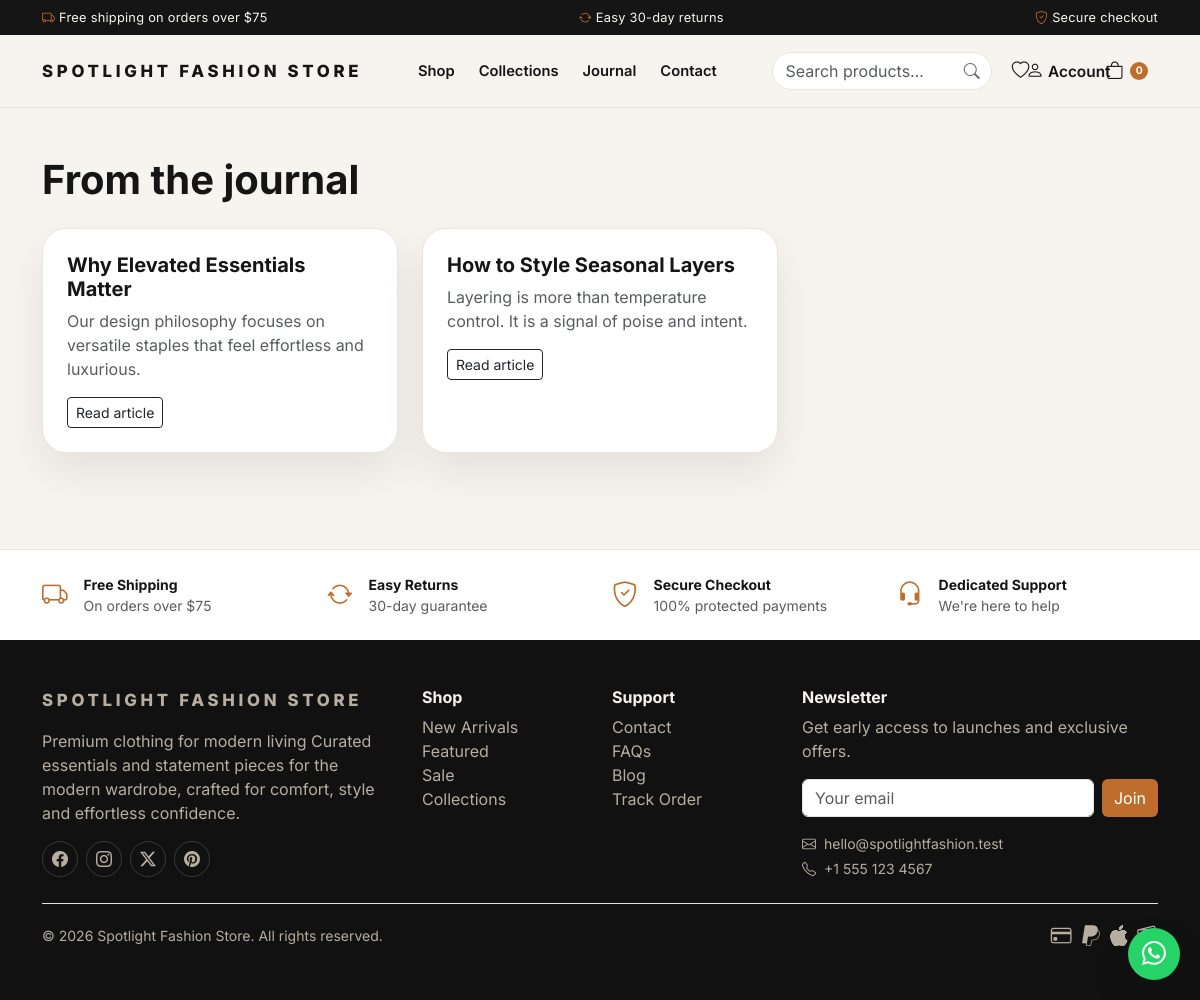
Screenshot of /blog.php with the database file from the repository.
### tables this page shows
CREATE TABLE IF NOT EXISTS settings (
    id INT UNSIGNED AUTO_INCREMENT PRIMARY KEY,
    setting_key VARCHAR(100) NOT NULL UNIQUE,
    setting_value TEXT NULL,
    created_at TIMESTAMP DEFAULT CURRENT_TIMESTAMP,
    updated_at TIMESTAMP DEFAULT CURRENT_TIMESTAMP ON UPDATE CURRENT_TIMESTAMP,
    INDEX idx_setting_key (setting_key)
);

CREATE TABLE IF NOT EXISTS blog_posts (
    id INT UNSIGNED AUTO_INCREMENT PRIMARY KEY,
    title VARCHAR(220) NOT NULL,
    slug VARCHAR(220) NOT NULL UNIQUE,
    excerpt TEXT NULL,
    content LONGTEXT NULL,
    featured_image VARCHAR(255) NULL,
    author VARCHAR(120) NULL,
    status ENUM('published','draft') NOT NULL DEFAULT 'draft',
    created_at TIMESTAMP DEFAULT CURRENT_TIMESTAMP,
    updated_at TIMESTAMP DEFAULT CURRENT_TIMESTAMP ON UPDATE CURRENT_TIMESTAMP,
    INDEX idx_blog_posts_slug (slug)
);

### Includes/functions.php (called while the page is built, shortened)
<?php
function db(): PDO {
    static $pdo = null;
    if ($pdo instanceof PDO) {
        return $pdo;
    }
    $dsn = 'mysql:host=' . DB_HOST . ';port=' . DB_PORT . ';dbname=' . DB_NAME . ';charset=utf8mb4';
    try {
        $pdo = new PDO($dsn, DB_USER, DB_PASS, [
            PDO::ATTR_ERRMODE => PDO::ERRMODE_EXCEPTION,
            PDO::ATTR_DEFAULT_FETCH_MODE => PDO::FETCH_ASSOC,
            PDO::ATTR_EMULATE_PREPARES => false,
        ]);
        return $pdo;
    } catch (PDOException $exception) {
        throw new RuntimeException('Database connection failed: ' . $exception->getMessage());
    }
}
function e(string $value): string {
    return htmlspecialchars($value, ENT_QUOTES, 'UTF-8');
}
function sanitize(string $value): string {
    return trim(strip_tags($value));
}
function get_setting(string $key, string $default = ''): string {
    try {
        $stmt = db()->prepare('SELECT setting_value FROM settings WHERE setting_key = ? LIMIT 1');
        $stmt->execute([$key]);
        $row = $stmt->fetch();
        return $row['setting_value'] ?? $default;
    } catch (Throwable $exception) {
        return $default;
    }
}
function get_cart_count(): int {
    return isset($_SESSION['cart']) ? count($_SESSION['cart']) : 0;
}
function get_blog_posts(int $limit = 3): array {
    try {
        $stmt = db()->prepare('SELECT id, title, slug, excerpt, featured_image, created_at FROM blog_posts WHERE status = "published" ORDER BY created_at DESC LIMIT ?');
        $stmt->bindValue(1, $limit, PDO::PARAM_INT);
        $stmt->execute();
        return $stmt->fetchAll();
    } catch (Throwable $exception) {
        return [];
    }
}

### blog.php (the view)
<?php
require_once __DIR__ . '/Includes/header.php';
$slug = sanitize($_GET['slug'] ?? '');
if ($slug !== '') {
    $stmt = db()->prepare('SELECT id, title, slug, content, excerpt, featured_image, author, created_at FROM blog_posts WHERE slug = ? AND status = "published" LIMIT 1');
    $stmt->execute([$slug]);
    $post = $stmt->fetch();
} else {
    $post = null;
}
$posts = get_blog_posts(6);
?>
<section class="container py-5">
    <?php if ($post): ?>
        <h1 class="fw-bold mb-3"><?php echo e($post['title']); ?></h1>
        <p class="text-muted">By <?php echo e($post['author'] ?? 'Spotlight Team'); ?> • <?php echo e($post['created_at']); ?></p>
        <div class="section-card p-4 mt-4">
            <p><?php echo e($post['content']); ?></p>
        </div>
    <?php else: ?>
        <h1 class="fw-bold mb-4">From the journal</h1>
        <div class="row g-4">
            <?php foreach ($posts as $postItem): ?>
                <div class="col-lg-4">
                    <article class="section-card p-4 h-100">
                        <h5 class="fw-bold"><?php echo e($postItem['title']); ?></h5>
                        <p class="text-muted"><?php echo e($postItem['excerpt']); ?></p>
                        <a class="btn btn-outline-dark btn-sm" href="blog.php?slug=<?php echo e($postItem['slug']); ?>">Read article</a>
                    </article>
                </div>
            <?php endforeach; ?>
        </div>
    <?php endif; ?>
</section>
<?php require_once __DIR__ . '/Includes/footer.php'; ?>

### Includes/header.php (shortened to what this page needs)
<?php
require_once __DIR__ . '/functions.php';
$cartCount = get_cart_count();
$siteName = get_setting('site_name', SITE_NAME);
$siteTagline = get_setting('site_tagline', 'Premium fashion for modern living.');
$currentPage = basename($_SERVER['SCRIPT_NAME']);
$navLinks = [
    'shop.php' => 'Shop',
    'index.php#collections' => 'Collections',
    'index.php#blog' => 'Journal',
    'index.php#contact' => 'Contact',
];
?><!DOCTYPE html>
<html lang="en">
<head>
    <link rel="stylesheet" href="https://cdn.jsdelivr.net/npm/bootstrap@5.3.3/dist/css/bootstrap.min.css">
    <link rel="stylesheet" href="https://cdn.jsdelivr.net/npm/bootstrap-icons@1.11.3/font/bootstrap-icons.css">
    <link rel="stylesheet" href="<?php echo ASSET_URL; ?>css/style.css">
</head>
<body>
<div class="announce-bar">
    <div class="container d-flex justify-content-center justify-content-md-between align-items-center flex-wrap gap-1 py-2">
        <span class="d-none d-md-inline"><i class="bi bi-truck me-1"></i>Free shipping on orders over $75</span>
        <span><i class="bi bi-arrow-repeat me-1"></i>Easy 30-day returns</span>
        <span class="d-none d-md-inline"><i class="bi bi-shield-check me-1"></i>Secure checkout</span>
    </div>
</div>
<header class="topbar">
    <div class="container py-3 d-flex justify-content-between align-items-center gap-3">
        <a class="brand" href="<?php echo BASE_URL; ?>">
            <?php echo e($siteName); ?>
        </a>
        <nav class="d-none d-lg-flex gap-4 align-items-center main-nav">
            <?php foreach ($navLinks as $href => $label): ?>
                <a href="<?php echo BASE_URL . $href; ?>" class="<?php echo (strpos($href, '#') === false && $currentPage === $href) ? 'active' : ''; ?>"><?php echo e($label); ?></a>
            <?php endforeach; ?>
        </nav>
        <div class="d-flex align-items-center gap-1 gap-md-2">
            <form class="search-form d-none d-md-flex" action="<?php echo BASE_URL; ?>shop.php" method="get" role="search">
                <input class="form-control" type="search" name="q" placeholder="Search products…" aria-label="Search products">
                <button type="submit" aria-label="Search"><i class="bi bi-search"></i></button>
            </form>
            <a class="icon-btn d-none d-sm-inline-flex" href="<?php echo BASE_URL; ?>User/wishlist.php" aria-label="Wishlist" title="Wishlist"><i class="bi bi-heart"></i></a>
            <a class="icon-btn" href="<?php echo isset($_SESSION['user_id']) ? BASE_URL . 'User/profile.php' : BASE_URL . 'login.php'; ?>" aria-label="Account" title="Account">
                <i class="bi bi-person"></i>
                <span class="d-none d-lg-inline ms-1 small fw-semibold"><?php echo isset($_SESSION['user_name']) ? e(explode(' ', $_SESSION['user_name'])[0]) : 'Account'; ?></span>
            </a>
            <a class="icon-btn cart-btn" href="<?php echo BASE_URL; ?>cart.php" aria-label="Cart">
                <i class="bi bi-bag"></i>
                <span class="cart-count" data-cart-count><?php echo (int) $cartCount; ?></span>
            </a>
        </div>
    </div>
</header>
<main class="pb-5">

### Includes/footer.php (shortened to what this page needs)
</main>
<section class="usp-bar py-4">
    <div class="container">
        <div class="row g-4 text-center text-md-start">
            <div class="col-6 col-md-3 d-flex align-items-center gap-3 justify-content-center justify-content-md-start">
                <i class="bi bi-truck"></i>
                <div>
                    <div class="fw-bold small">Free Shipping</div>
                    <div class="text-muted small">On orders over $75</div>
                </div>
            </div>
            <div class="col-6 col-md-3 d-flex align-items-center gap-3 justify-content-center justify-content-md-start">
                <i class="bi bi-arrow-repeat"></i>
                <div>
                    <div class="fw-bold small">Easy Returns</div>
                    <div class="text-muted small">30-day guarantee</div>
                </div>
            </div>
            <div class="col-6 col-md-3 d-flex align-items-center gap-3 justify-content-center justify-content-md-start">
                <i class="bi bi-shield-check"></i>
                <div>
                    <div class="fw-bold small">Secure Checkout</div>
                    <div class="text-muted small">100% protected payments</div>
                </div>
            </div>
            <div class="col-6 col-md-3 d-flex align-items-center gap-3 justify-content-center justify-content-md-start">
                <i class="bi bi-headset"></i>
                <div>
                    <div class="fw-bold small">Dedicated Support</div>
                    <div class="text-muted small">We're here to help</div>
                </div>
            </div>
        </div>
    </div>
</section>
<footer class="footer py-5">
    <div class="container">
        <div class="row g-4">
            <div class="col-lg-4">
                <a class="brand d-inline-block mb-3" href="<?php echo BASE_URL; ?>"><?php echo e($siteName); ?></a>
                <p class="text-muted"><?php echo e($siteTagline); ?> Curated essentials and statement pieces for the modern wardrobe, crafted for comfort, style and effortless confidence.</p>
                <div class="d-flex gap-2 mt-3 footer-social">
                    <a href="#" aria-label="Facebook"><i class="bi bi-facebook"></i></a>
                    <a href="#" aria-label="Instagram"><i class="bi bi-instagram"></i></a>
                    <a href="#" aria-label="Twitter"><i class="bi bi-twitter-x"></i></a>
                    <a href="#" aria-label="Pinterest"><i class="bi bi-pinterest"></i></a>
                </div>
            </div>
            <div class="col-6 col-lg-2">
                <h6 class="fw-bold">Shop</h6>
                <ul class="list-unstyled text-muted">
                    <li><a href="<?php echo BASE_URL; ?>shop.php">New Arrivals</a></li>
                    <li><a href="<?php echo BASE_URL; ?>shop.php">Featured</a></li>
                    <li><a href="<?php echo BASE_URL; ?>shop.php">Sale</a></li>
                    <li><a href="<?php echo BASE_URL; ?>index.php#collections">Collections</a></li>
                </ul>
            </div>
            <div class="col-6 col-lg-2">
                <h6 class="fw-bold">Support</h6>
                <ul class="list-unstyled text-muted">
                    <li><a href="<?php echo BASE_URL; ?>index.php#contact">Contact</a></li>
                    <li><a href="<?php echo BASE_URL; ?>index.php#faq">FAQs</a></li>
                    <li><a href="<?php echo BASE_URL; ?>index.php#blog">Blog</a></li>
                    <li><a href="<?php echo BASE_URL; ?>cart.php">Track Order</a></li>
                </ul>
            </div>
            <div class="col-lg-4">
                <h6 class="fw-bold">Newsletter</h6>
                <p class="text-muted">Get early access to launches and exclusive offers.</p>
                <form class="newsletter-form d-flex gap-2" method="post" action="<?php echo BASE_URL; ?>index.php">
                    <input class="form-control" type="email" name="email" placeholder="Your email" required>
                    <button class="btn btn-accent" type="submit">Join</button>
                </form>
                <div class="d-flex align-items-center gap-2 text-muted small mt-3">
                    <i class="bi bi-envelope"></i><span><?php echo e(SITE_EMAIL); ?></span>
                </div>
                <div class="d-flex align-items-center gap-2 text-muted small mt-1">
                    <i class="bi bi-telephone"></i><span><?php echo e(SITE_PHONE); ?></span>
                </div>
            </div>
        </div>
        <div class="d-flex flex-column flex-md-row justify-content-between align-items-center gap-2 border-top mt-4 pt-3 text-muted small">
            <span>&copy; <?php echo date('Y'); ?> <?php echo e($siteName); ?>. All rights reserved.</span>
            <div class="d-flex align-items-center gap-2 payment-icons">
                <i class="bi bi-credit-card"></i>
                <i class="bi bi-paypal"></i>
                <i class="bi bi-apple"></i>
            </div>
        </div>
    </div>
</footer>
<a class="whatsapp-float" href="https://wa.me/15551234567" target="_blank" rel="noopener" aria-label="Chat on WhatsApp">
    <i class="bi bi-whatsapp"></i>
</a>
</body>
</html>

### Assets/css/style.css (style rules this page uses)
:root { --bg: #f7f4ef; --surface: #fffdf9; --text: #151515; --muted: #6b6b6b; --accent: #be6d2c; --accent-dark: #8b4613; --accent-light: #f6e6d8; --border: #ece4db; --shadow: 0 20px 45px rgba(17, 17, 17, 0.08); --shadow-sm: 0 8px 20px rgba(17, 17, 17, 0.06); --radius-lg: 1.5rem; --radius-md: 1rem; }
* { box-sizing: border-box; }
html { scroll-behavior: smooth; scroll-padding-top: 6.5rem; }
body { font-family: "Inter", sans-serif; background: var(--bg); color: var(--text); overflow-x: hidden; }
a { text-decoration: none; color: inherit; }
.btn-accent { background: var(--accent); color: white; border: none; }
.announce-bar { background: var(--text); color: #f7f4ef; font-size: 0.8rem; letter-spacing: 0.02em; }
.announce-bar i { color: var(--accent); }
.brand { font-weight: 800; letter-spacing: 0.22em; text-transform: uppercase; font-size: 1.05rem; white-space: nowrap; }
.topbar { position: sticky; top: 0; z-index: 1030; background: rgba(247, 244, 239, 0.95); backdrop-filter: blur(14px); border-bottom: 1px solid var(--border); }
.main-nav a { position: relative; font-weight: 600; font-size: 0.92rem; color: var(--text); padding: 0.35rem 0; }
.main-nav a::after { content: ""; position: absolute; left: 0; bottom: -2px; width: 0; height: 2px; background: var(--accent); transition: width 0.2s ease; }
.search-form { position: relative; align-items: center; }
.search-form .form-control { width: 220px; border-radius: 999px; padding-right: 2.5rem; border-color: var(--border); background: white; }
.search-form button { position: absolute; right: 0.3rem; top: 50%; transform: translateY(-50%); border: none; background: transparent; color: var(--muted); width: 2rem; height: 2rem; border-radius: 50%; display: flex; align-items: center; justify-content: center; }
.icon-btn { position: relative; display: inline-flex; align-items: center; justify-content: center; width: 2.5rem; height: 2.5rem; border-radius: 50%; font-size: 1.1rem; color: var(--text); transition: background 0.2s ease, color 0.2s ease; }
.icon-btn.cart-btn { width: auto; padding: 0 0.6rem; gap: 0.25rem; }
.cart-count { position: absolute; top: -0.15rem; right: -0.15rem; background: var(--accent); color: white; font-size: 0.65rem; font-weight: 700; min-width: 1.15rem; height: 1.15rem; border-radius: 50%; display: flex; align-items: center; justify-content: center; padding: 0 0.2rem; }
.icon-btn.cart-btn .cart-count { position: static; margin-left: 0.15rem; }
.section-card { background: white; border-radius: var(--radius-lg); box-shadow: var(--shadow); border: 1px solid var(--border); }
.usp-bar { background: white; border-top: 1px solid var(--border); }
.usp-bar i { font-size: 1.6rem; color: var(--accent); flex-shrink: 0; }
.footer { background: #111; color: #f7f4ef; }
.footer a, .footer .text-muted, .footer p { color: #b7ada0 !important; }
.footer h5, .footer h6 { color: #f7f4ef; }
.footer-social a { width: 2.25rem; height: 2.25rem; border-radius: 50%; border: 1px solid #3a3a3a; display: inline-flex; align-items: center; justify-content: center; }
.payment-icons i { font-size: 1.3rem; }
.whatsapp-float { position: fixed; right: 1.25rem; bottom: 1.25rem; width: 3.25rem; height: 3.25rem; background: #25d366; color: white; border-radius: 50%; display: flex; align-items: center; justify-content: center; font-size: 1.5rem; box-shadow: var(--shadow); z-index: 1050; }

### rows the page displays
settings: setting_value "SPOTLIGHT FASHION STORE", setting_value "Spotlight Fashion Store"
blog_posts: title "Why Elevated Essentials Matter", excerpt "Our design philosophy focuses on versatile staples that feel effortless and luxurious."
blog_posts: title "How to Style Seasonal Layers", excerpt "Layering is more than temperature control. It is a signal of poise and intent."
settings: setting_value "Premium clothing for modern living"

### other values shown
$label "Shop"
$label "Collections"
$label "Journal"
$label "Contact"
$cartCount "0"
SITE_EMAIL "hello@spotlightfashion.test"
SITE_PHONE "+1 555 123 4567"
